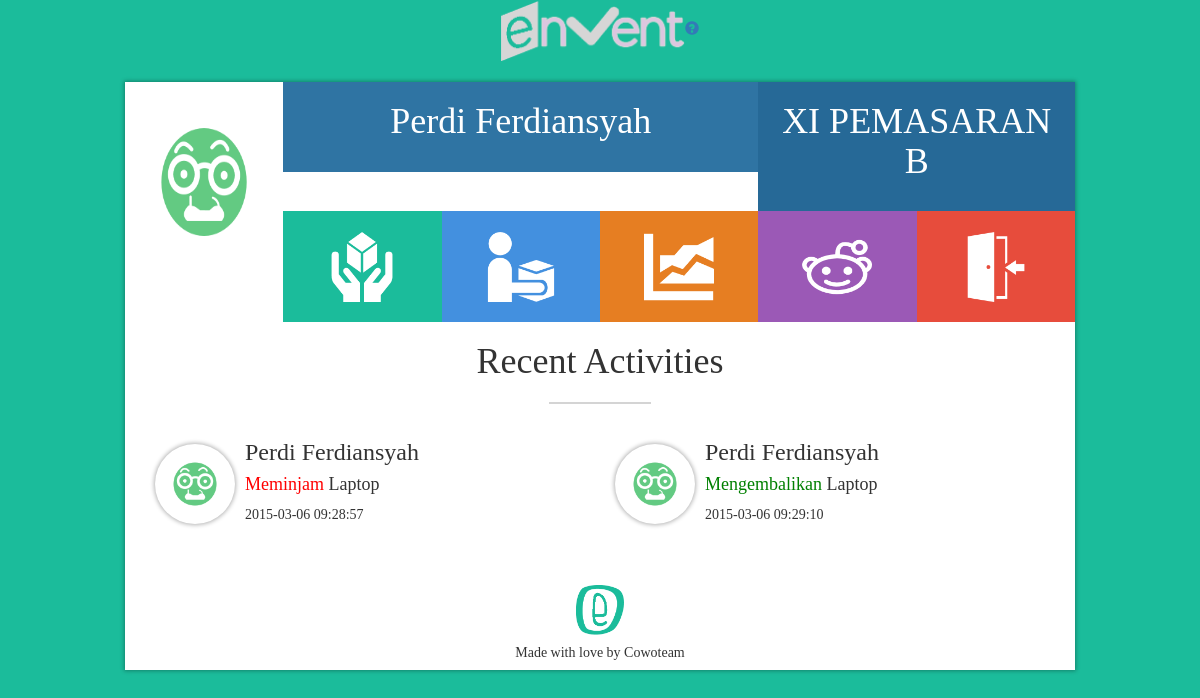
/page/welcome (signed in), run on an earlier commit of the app's database.
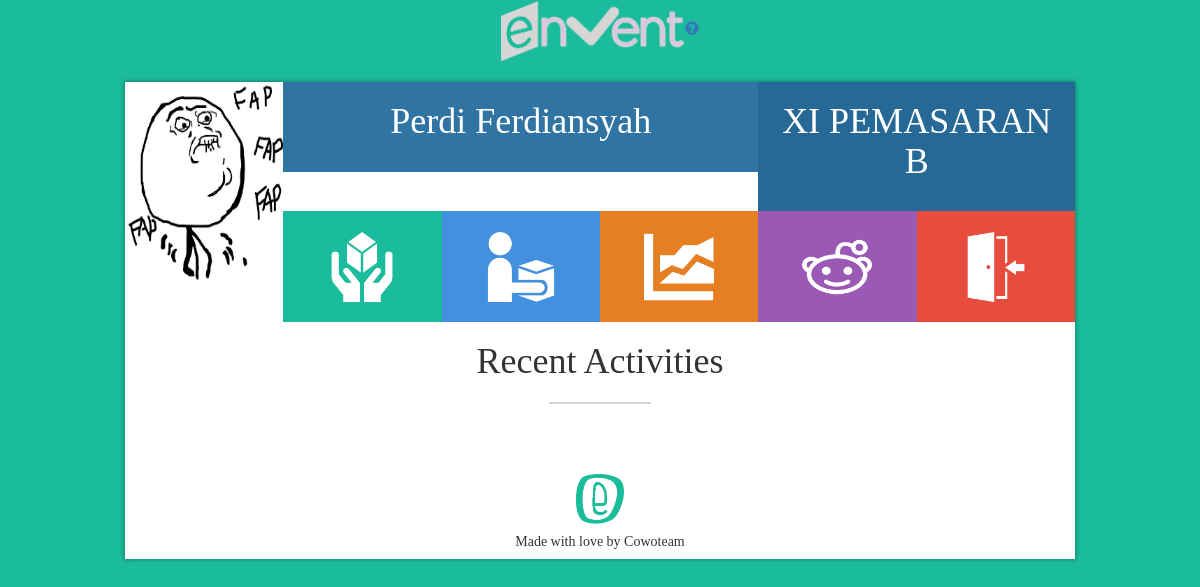
And on a later commit of the database.
### tables this page shows
CREATE TABLE IF NOT EXISTS `user` (
  `USER_ID` int(11) NOT NULL AUTO_INCREMENT,
  `USERNAME` varchar(100) NOT NULL,
  `PASSWORD` varchar(100) NOT NULL,
  `TIPE` varchar(100) DEFAULT NULL,
  `NAMA` varchar(50) DEFAULT NULL,
  `KELAS` varchar(20) NOT NULL,
  `JENIS_KELAMIN` varchar(15) DEFAULT NULL,
  `NO_TELPON` varchar(15) NOT NULL,
  `ALAMAT` varchar(200) NOT NULL,
  `BANYAK_MEMINJAM` decimal(8,0) DEFAULT NULL,
  `FOTO` varchar(500) DEFAULT NULL,
  `BACKGROUND` varchar(500) DEFAULT NULL,
  PRIMARY KEY (`USER_ID`)
);

CREATE TABLE IF NOT EXISTS `recent` (
  `RECENT_ID` int(11) NOT NULL AUTO_INCREMENT,
  `PEMINJAM_ID` int(11) NOT NULL,
  `NAMA` varchar(100) DEFAULT NULL,
  `JENIS` varchar(50) DEFAULT NULL,
  `TANGGAL_PINJAM` datetime DEFAULT NULL,
  `TANGGAL_KEMBALI` datetime DEFAULT NULL,
  PRIMARY KEY (`RECENT_ID`),
  KEY `FK_RECENT_PEMINJAM` (`PEMINJAM_ID`)
);

### system/function.php (the view, shortened to what this page needs)
<?php
function tampilnama() {
	$username = $_SESSION['USERNAME'];
	$nama=mysql_query("select * from user where USERNAME='$username'") or die(mysql_error());
	$tnama=mysql_fetch_array($nama);
	echo $tnama['NAMA'];
}
function tampilkelas() {
	$username = $_SESSION['USERNAME'];
	$kelas=mysql_query("select * from user where USERNAME='$username'") or die(mysql_error());
	$tkelas=mysql_fetch_array($kelas);
	echo $tkelas['KELAS'];
}
function tampilbackground() {
	$username = $_SESSION['USERNAME'];
	$background=mysql_query("select * from user where USERNAME='$username'") or die(mysql_error());
	$tbackground=mysql_fetch_array($background);
	echo $tbackground['BACKGROUND'];
}
function foto() {
	$username = $_SESSION['USERNAME'];
	$foto=mysql_query("select * from user where USERNAME='$username'") or die(mysql_error());
	$tfoto=mysql_fetch_array($foto);
	echo $tfoto['FOTO'];
}
function recent_activites(){
	$peminjam_list = mysql_query("SELECT *FROM recent");
	while($row=mysql_fetch_row($peminjam_list)){
		$table_pinjam = mysql_query("SELECT *FROM peminjam WHERE PEMINJAM_ID=$row[1] ");
		$data_peminjam = mysql_fetch_array($table_pinjam);
		$id_user = $data_peminjam['USER_ID'];
		$table_user = mysql_query("SELECT *FROM user WHERE USER_ID='".$id_user."' ");
		$data_user = mysql_fetch_row($table_user);
		$foto = $data_user['10'];
		if($row[5]==NULL){
		echo "<div class='col-md-6' style='margin-top:20px;'><img src='../profil/img/$foto' class='img-circle pull-left' height='80' width='80' style='box-shadow: 0 0 4px 1px rgba(0, 0, 0, 0.3);'><h3 style='color:#333;margin-top:-5px;margin-left:90px;'>$row[2]</h3>";
		echo "<h4 style='color:#333;margin-left:90px;'><font color='red'>Meminjam</font> $row[3]</h4>";
		echo "<p style='color:#333;margin-left:90px;'>$row[4]</p></div>";
		}
		else{
		echo "<div class='col-md-6' style='margin-top:20px;'><img src='../profil/img/$foto' class='img-circle pull-left' height='80' width='80' style='box-shadow: 0 0 4px 1px rgba(0, 0, 0, 0.3);'><h3 style='color:#333;margin-top:-5px;margin-left:90px;'>$row[2]</h3>";
		echo "<h4 style='color:#333;margin-left:90px;'><font color='green'>Mengembalikan</font> $row[3]</h4>";
		echo "<p style='color:#333;margin-left:90px;'>$row[5]</p></div>";
		}
	}
}
?>

### page/welcome/index.php (shortened to what this page needs)
<?php
include('../../system/function.php');
?>
<html>
<head>
	<link rel="stylesheet" href="../../css/bootstrap.min.css">
	<link rel="stylesheet" href="../../css/bootstrap-theme.min.css">
	<link rel="stylesheet" type="text/css" href="../../css/tambahan.css">
</head>
<body style='background:<?php tampilbackground(); ?>;'>
<div class="navbar">
      <center><img src='../../img/logo.png' height='60px'><a href="#help" id="login_pop"><span class='glyphicon glyphicon-question-sign'></span></a></center>
</div>
<div class='container'>
	<div class='col-md-10 col-md-offset-1' style='padding:0;background:white;box-shadow: 0 0 4px 1px rgba(0, 0, 0, 0.3);'>
		<div class='col-md-2' style='padding:0;'><img src="../profil/img/<?php foto(); ?>" height='200' width='158'></div>
		<div class='col-md-6' style='background:#2F74A3;'><h1 style='color:white;text-transform:capitalize;'><center><?php tampilnama();?></h1></center><br></div>
		<div class='col-md-4' style='background:#266997;'><h1 style="color:white;"><center><?php tampilkelas();?></center></h1><br></div>
		<a href="pinjam.php"><div class='col-md-2' style='padding:0;'>
			<div class='pinjam'>
			</div>
		</div>
		</a>
		<a href="kembali.php"><div class='col-md-2' style='padding:0;'>
				<div class='kembali'>
				</div>
		</div>
		</a>
		<a href="index.php"><div class='col-md-2' style='padding:0;'>
				<div class='traffic'>
				</div>
		</div>
		</a>
		<a href="profil.php"><div class='col-md-2' style='padding:0;'>
				<div class='profil'>
				</div>
		</div>
		</a>
		<a href="../../system/login.php?op=out"><div class='col-md-2' style='padding:0;'>
				<div class='logout'>
				</div>
		</div>
		</a>
		<div class='col-md-12'>
			<center><h1>Recent Activities</h1></center>
			<hr style='width:100px;border:1px solid #d4d4d4;'>
			<?php recent_activites(); ?>
			<center><img src="../../img/thumb-footer.png" height='50' style='margin-top:50px;'>
			<h5 style='color:#333;'>Made with love by Cowoteam</h5>
			</center>
		</div>
</div>
</body>
</html>

### css/tambahan.css (style rules this page uses)
body, h1, h2, h3, h4, h5, h6, p { font-family: 'segoe ui light'; }
.wide h1, h2, h3, h4, h5, h6 { color: white; }
.pinjam { height: 111px; background:#1BBC9B; background-image: url('../img/pinjam.png'); background-position: center; background-size:70px; background-repeat:no-repeat; transition:1s; }
.kembali { height: 111px; background: #4390DF; background-image: url('../img/ngembaliin.png'); background-position: center; background-size:70px; background-repeat:no-repeat; transition:1s; }
.traffic { height: 111px; background: #e67e22; background-image: url('../img/arus.png'); background-position: center; background-size:70px; background-repeat:no-repeat; transition:1s; }
.profil { height: 111px; background: #9b59b6; background-image: url('../img/profil.png'); background-position: center; background-size:70px; background-repeat:no-repeat; transition:1s; }
.logout { height: 111px; background: #e74c3c ; background-image: url('../img/logout.png'); background-position: center; background-size:70px; background-repeat:no-repeat; transition:1s; }
p { color:white; }
#page2 h1, h4 { color: white; }
#page3 h1, h4 { color: white; }

What changed in the data, as far as the page shows it:
removed recent: user.FOTO (placeholder picture), NAMA "Perdi Ferdiansyah", JENIS "Laptop", TANGGAL_PINJAM "2015-03-06 09:28:57"
removed recent: user.FOTO (placeholder picture), NAMA "Perdi Ferdiansyah", JENIS "Laptop", TANGGAL_KEMBALI "2015-03-06 09:29:10"
changed user "Perdi Ferdiansyah": FOTO: picture added in place of a placeholder
